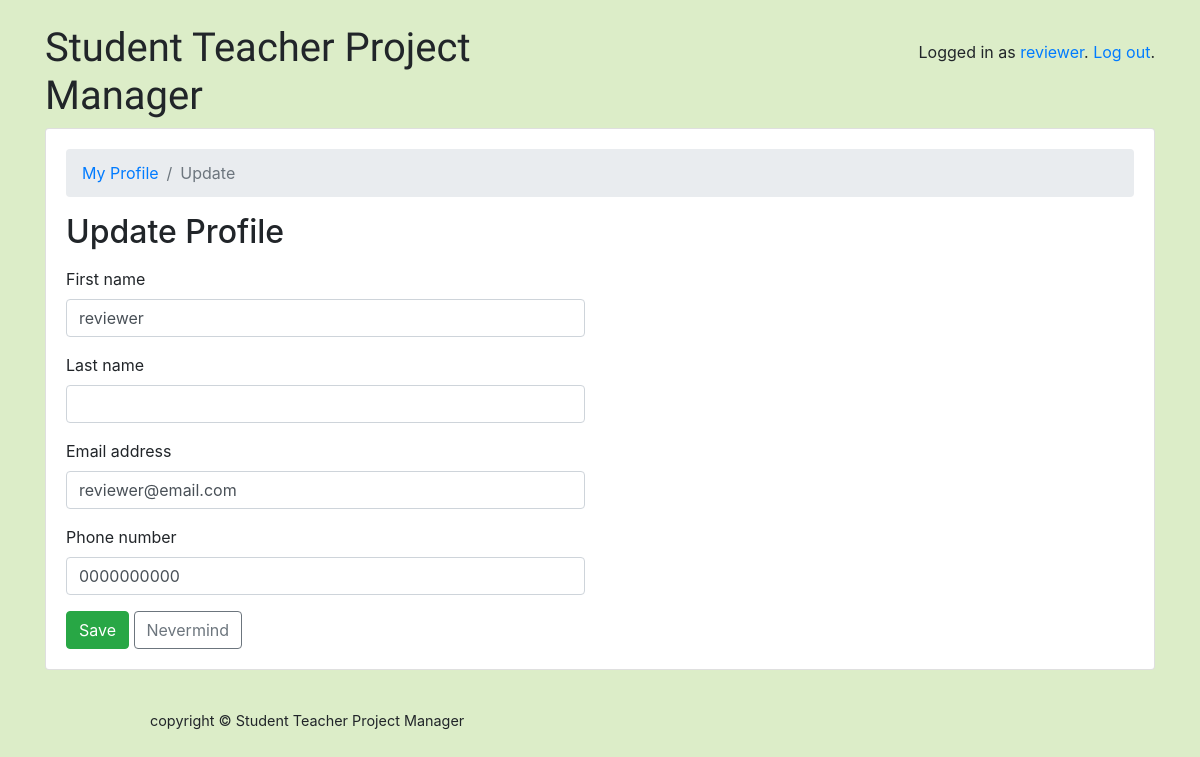
/accounts/5/profile/update/, run on the app's committed database.
### classroom/models.py (models this page shows)
class User(AbstractUser):
	is_student = models.BooleanField(default=False)
	is_teacher = models.BooleanField(default=False)
	is_reviewer = models.BooleanField(default=False)
	image = models.ImageField(upload_to =user_directory_path, default='user.png')
	phone_regex = RegexValidator(regex=r'^\+?1?\d{9,15}$')
	phone_number = models.CharField(validators=[phone_regex], max_length=17, blank=True)
	assigned_projects = models.IntegerField(default=0)

### classroom/views/classroom.py (the view, shortened to what this page needs)
# urls.py: path('accounts/<int:pk>/profile/update/', classroom.ProfileUpdateView.as_view(), name='update_profile'),
class ProfileUpdateView(UpdateView):
	model = User
	fields = ('first_name','last_name','email','phone_number')
	template_name = 'classroom/profile_update_form.html'

### classroom/templates/classroom/profile_update_form.html (shortened to what this page needs)
{% extends 'base.html' %}
{% load crispy_forms_tags %}
{% block content %}
  <nav aria-label="breadcrumb">
    <ol class="breadcrumb">
      <li class="breadcrumb-item"><a href="{% url 'profile' %}">My Profile</a></li>
      <li class="breadcrumb-item active" aria-current="page">Update</li>
    </ol>
  </nav>
  <h2 class="mb-3">Update Profile</h2>
  <div class="row">
    <div class="col-md-6 col-sm-8 col-12">
      <form method="post" novalidate>
        {{ form|crispy }}
        <button type="submit" class="btn btn-success">Save</button>
        <a href="{% url 'profile' %}" class="btn btn-outline-secondary" role="button">Nevermind</a>
      </form>
    </div>
  </div>
{% endblock %}

### templates/base.html (shortened to what this page needs)
{% load static %}<!doctype html>
<html lang="en">
  <head>
    <link rel="stylesheet" href="https://maxcdn.bootstrapcdn.com/bootstrap/4.0.0/css/bootstrap.min.css">
    <link rel="stylesheet" type="text/css" href="{% static 'vendor/fontello-2f186091/css/fontello.css' %}">
    <link rel="stylesheet" type="text/css" href="{% static 'css/app.css' %}">
    {% if user.is_authenticated and user.is_teacher %}
      <link rel="stylesheet" type="text/css" href="{% static 'css/teachers.css' %}">
    {% elif user.is_authenticated and user.is_student %}
      <link rel="stylesheet" type="text/css" href="{% static 'css/students.css' %}">
	{% elif user.is_authenticated and user.is_reviewer %}
	  <link rel="stylesheet" type="text/css" href="{% static 'css/reviewers.css' %}">
    {% endif %}
  </head>
  <body >
	<div class="container my-4">
      <div class="row">
        <div class="col-xl-12 col-md-12 col-sm-12">
          <div class="row">
            <div class="col-6">
              <h1 class="logo">
                <a href="{% url 'home' %}">
                  Student Teacher Project Manager
                </a>
              </h1>
            </div>
            <div class="col-6 text-right">
              {% if user.is_authenticated %}
                <p class="pt-3">Logged in as <a href="{% url 'profile' %}">{{ user.username }}</a>. <a href="{% url 'logout' %}">Log out</a>.</p>
              {% else %}
                <a href="{% url 'login' %}" class="btn btn-primary" role="button">Log in</a>
                <a href="{% url 'signup' %}" class="btn btn-primary" role="button">Sign up</a>
              {% endif %}
            </div>
          </div>
          <div class="card mb-3">
            <div class="card-body">
              {% block content %}
              {% endblock %}
            </div>
          </div>
        </div>
      </div>
    </div>
  </body>
  <footer style="margin-left:150px;">
            copyright © Student Teacher Project Manager
  </footer>
</html>

### static/css/app.css (style rules this page uses)
.logo { font-family: 'Clicker Script', cursive; }
.logo a { color: #212529; text-decoration: none; }
footer { font-size: .9rem; }

### static/css/reviewers.css (style rules this page uses)
body { background-color: #dcedc8; }

### data on the page
User: username "reviewer", first_name "reviewer", email "reviewer@email.com", phone_number "0000000000"
